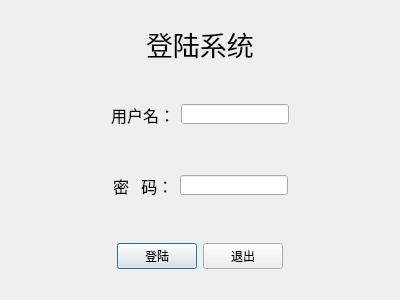
<?xml version="1.0" encoding="UTF-8"?>
<ui version="4.0">
 <class>login</class>
 <widget class="QDialog" name="login">
  <property name="geometry">
   <rect>
    <x>0</x>
    <y>0</y>
    <width>400</width>
    <height>300</height>
   </rect>
  </property>
  <property name="minimumSize">
   <size>
    <width>400</width>
    <height>300</height>
   </size>
  </property>
  <property name="maximumSize">
   <size>
    <width>400</width>
    <height>300</height>
   </size>
  </property>
  <property name="windowTitle">
   <string>Dialog</string>
  </property>
  <layout class="QGridLayout" name="gridLayout">
   <item row="0" column="0">
    <widget class="QWidget" name="widget_3" native="true">
     <layout class="QHBoxLayout" name="horizontalLayout_3">
      <item>
       <spacer name="horizontalSpacer_7">
        <property name="orientation">
         <enum>Qt::Horizontal</enum>
        </property>
        <property name="sizeHint" stdset="0">
         <size>
          <width>40</width>
          <height>20</height>
         </size>
        </property>
       </spacer>
      </item>
      <item>
       <widget class="QLabel" name="label">
        <property name="minimumSize">
         <size>
          <width>0</width>
          <height>0</height>
         </size>
        </property>
        <property name="font">
         <font>
          <family>黑体</family>
          <pointsize>20</pointsize>
         </font>
        </property>
        <property name="text">
         <string>登陆系统</string>
        </property>
       </widget>
      </item>
      <item>
       <spacer name="horizontalSpacer_8">
        <property name="orientation">
         <enum>Qt::Horizontal</enum>
        </property>
        <property name="sizeHint" stdset="0">
         <size>
          <width>40</width>
          <height>20</height>
         </size>
        </property>
       </spacer>
      </item>
     </layout>
    </widget>
   </item>
   <item row="1" column="0">
    <widget class="QWidget" name="widget" native="true">
     <layout class="QHBoxLayout" name="horizontalLayout">
      <item>
       <spacer name="horizontalSpacer_3">
        <property name="orientation">
         <enum>Qt::Horizontal</enum>
        </property>
        <property name="sizeHint" stdset="0">
         <size>
          <width>40</width>
          <height>20</height>
         </size>
        </property>
       </spacer>
      </item>
      <item>
       <widget class="QLabel" name="label_2">
        <property name="font">
         <font>
          <family>微软雅黑</family>
          <pointsize>12</pointsize>
         </font>
        </property>
        <property name="text">
         <string>用户名：</string>
        </property>
       </widget>
      </item>
      <item>
       <widget class="QLineEdit" name="userid">
        <property name="maximumSize">
         <size>
          <width>120</width>
          <height>20</height>
         </size>
        </property>
       </widget>
      </item>
      <item>
       <spacer name="horizontalSpacer_6">
        <property name="orientation">
         <enum>Qt::Horizontal</enum>
        </property>
        <property name="sizeHint" stdset="0">
         <size>
          <width>40</width>
          <height>20</height>
         </size>
        </property>
       </spacer>
      </item>
     </layout>
    </widget>
   </item>
   <item row="2" column="0">
    <widget class="QWidget" name="widget_2" native="true">
     <layout class="QHBoxLayout" name="horizontalLayout_2">
      <item>
       <spacer name="horizontalSpacer_4">
        <property name="orientation">
         <enum>Qt::Horizontal</enum>
        </property>
        <property name="sizeHint" stdset="0">
         <size>
          <width>40</width>
          <height>20</height>
         </size>
        </property>
       </spacer>
      </item>
      <item>
       <widget class="QLabel" name="label_3">
        <property name="font">
         <font>
          <family>微软雅黑</family>
          <pointsize>12</pointsize>
         </font>
        </property>
        <property name="text">
         <string>密   码：</string>
        </property>
       </widget>
      </item>
      <item>
       <widget class="QLineEdit" name="password">
        <property name="maximumSize">
         <size>
          <width>120</width>
          <height>20</height>
         </size>
        </property>
       </widget>
      </item>
      <item>
       <spacer name="horizontalSpacer_5">
        <property name="orientation">
         <enum>Qt::Horizontal</enum>
        </property>
        <property name="sizeHint" stdset="0">
         <size>
          <width>40</width>
          <height>20</height>
         </size>
        </property>
       </spacer>
      </item>
     </layout>
    </widget>
   </item>
   <item row="3" column="0">
    <widget class="QWidget" name="widget_4" native="true">
     <layout class="QHBoxLayout" name="horizontalLayout_4">
      <item>
       <spacer name="horizontalSpacer">
        <property name="orientation">
         <enum>Qt::Horizontal</enum>
        </property>
        <property name="sizeHint" stdset="0">
         <size>
          <width>40</width>
          <height>20</height>
         </size>
        </property>
       </spacer>
      </item>
      <item>
       <widget class="QPushButton" name="but_login">
        <property name="text">
         <string>登陆</string>
        </property>
       </widget>
      </item>
      <item>
       <widget class="QPushButton" name="but_cancel">
        <property name="text">
         <string>退出</string>
        </property>
       </widget>
      </item>
      <item>
       <spacer name="horizontalSpacer_2">
        <property name="orientation">
         <enum>Qt::Horizontal</enum>
        </property>
        <property name="sizeHint" stdset="0">
         <size>
          <width>40</width>
          <height>20</height>
         </size>
        </property>
       </spacer>
      </item>
     </layout>
    </widget>
   </item>
  </layout>
 </widget>
 <resources/>
 <connections/>
</ui>
